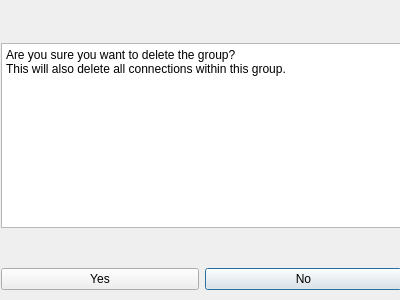
<?xml version="1.0" encoding="UTF-8"?>
<ui version="4.0">
 <class>Dialog</class>
 <widget class="QDialog" name="Dialog">
  <property name="windowModality">
   <enum>Qt::WindowModality::WindowModal</enum>
  </property>
  <property name="geometry">
   <rect>
    <x>0</x>
    <y>0</y>
    <width>400</width>
    <height>300</height>
   </rect>
  </property>
  <property name="windowTitle">
   <string>Delete Group</string>
  </property>
  <widget class="QWidget" name="">
   <property name="geometry">
    <rect>
     <x>1</x>
     <y>9</y>
     <width>401</width>
     <height>281</height>
    </rect>
   </property>
   <layout class="QGridLayout" name="gridLayout">
    <item row="3" column="1">
     <widget class="QPushButton" name="pushButton_2">
      <property name="text">
       <string>No</string>
      </property>
     </widget>
    </item>
    <item row="3" column="0">
     <widget class="QPushButton" name="pushButton">
      <property name="text">
       <string>Yes</string>
      </property>
     </widget>
    </item>
    <item row="2" column="0">
     <spacer name="verticalSpacer">
      <property name="orientation">
       <enum>Qt::Orientation::Vertical</enum>
      </property>
      <property name="sizeHint" stdset="0">
       <size>
        <width>20</width>
        <height>40</height>
       </size>
      </property>
     </spacer>
    </item>
    <item row="1" column="0" colspan="2">
     <widget class="QTextEdit" name="textEdit">
      <property name="html">
       <string>&lt;!DOCTYPE HTML PUBLIC &quot;-//W3C//DTD HTML 4.0//EN&quot; &quot;http://www.w3.org/TR/REC-html40/strict.dtd&quot;&gt;
&lt;html&gt;&lt;head&gt;&lt;meta name=&quot;qrichtext&quot; content=&quot;1&quot; /&gt;&lt;meta charset=&quot;utf-8&quot; /&gt;&lt;style type=&quot;text/css&quot;&gt;
p, li { white-space: pre-wrap; }
hr { height: 1px; border-width: 0; }
li.unchecked::marker { content: &quot;\2610&quot;; }
li.checked::marker { content: &quot;\2612&quot;; }
&lt;/style&gt;&lt;/head&gt;&lt;body style=&quot; font-family:'Segoe UI'; font-size:9pt; font-weight:400; font-style:normal;&quot;&gt;
&lt;p style=&quot; margin-top:0px; margin-bottom:0px; margin-left:0px; margin-right:0px; -qt-block-indent:0; text-indent:0px;&quot;&gt;Are you sure you want to delete the group? &lt;/p&gt;
&lt;p style=&quot; margin-top:0px; margin-bottom:0px; margin-left:0px; margin-right:0px; -qt-block-indent:0; text-indent:0px;&quot;&gt;This will also delete all connections within this group.&lt;/p&gt;&lt;/body&gt;&lt;/html&gt;</string>
      </property>
     </widget>
    </item>
    <item row="0" column="0">
     <spacer name="verticalSpacer_2">
      <property name="orientation">
       <enum>Qt::Orientation::Vertical</enum>
      </property>
      <property name="sizeHint" stdset="0">
       <size>
        <width>20</width>
        <height>40</height>
       </size>
      </property>
     </spacer>
    </item>
   </layout>
  </widget>
 </widget>
 <resources/>
 <connections/>
</ui>
